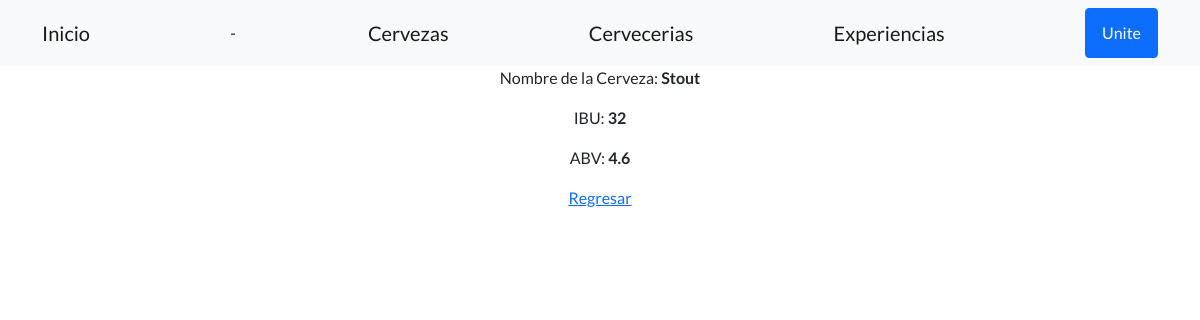
The app's page /Cerveblog/detalleCervezas/3 with its own data.
### GrupoC/models.py (models this page shows, shortened)
class Cerveza(models.Model):
    nombre=models.CharField('nombre', max_length=40)
    IBU=models.IntegerField()
    grad_alcohol=models.FloatField('ABV (%)')

### GrupoC/views.py (the view)
# urls.py: path('detalleCervezas/<pk>', views.CervezaDetail.as_view(),name='Detail'),
class CervezaDetail (DetailView):
    model= Cerveza
    template_name = "GrupoC/cerveza_detail.html"

### GrupoC/Templates/GrupoC/cerveza_detail.html (shortened to what this page needs)
<!DOCTYPE html>
<html lang="en">
<head>
    {% load static %}
    <link href="https://cdn.jsdelivr.net/npm/bootstrap-icons@1.5.0/font/bootstrap-icons.css" rel="stylesheet" type="text/css" />
    <link href="{% static 'GrupoC/css/styles.css' %}" rel="stylesheet" />
</head>
</head>
<body>
    <nav class="navbar navbar-light bg-light static-top">
        <div class="container">
            <a class="navbar-brand" href="{% url 'Inicio' %}">Inicio</a>
            <li class="list-inline-item">-</li>
            <a class="navbar-brand" href="{% url 'List' %}">Cervezas</a>
            <a class="navbar-brand" href="{% url 'ListCerve' %}">Cervecerias</a>
            <a class="navbar-brand" href="{% url 'NewExp' %}">Experiencias</a>
            <a class="btn btn-primary" href="#signup">Unite</a>
        </div>
    </nav>
    <div class="text-center">
        <p>Nombre de la Cerveza: <b>{{ cerveza.nombre }}</b></p>
        <p>IBU: <b>{{ cerveza.IBU }}</b></p>
        <p>ABV: <b>{{ cerveza.grad_alcohol }}</b></p>
        <p>
            <a href="{% url 'List' %}">Regresar</a>
        </p>
    </div>
</body>
</html>

### records on screen
Cerveza: nombre "Stout", IBU "32", grad_alcohol "4.6"
